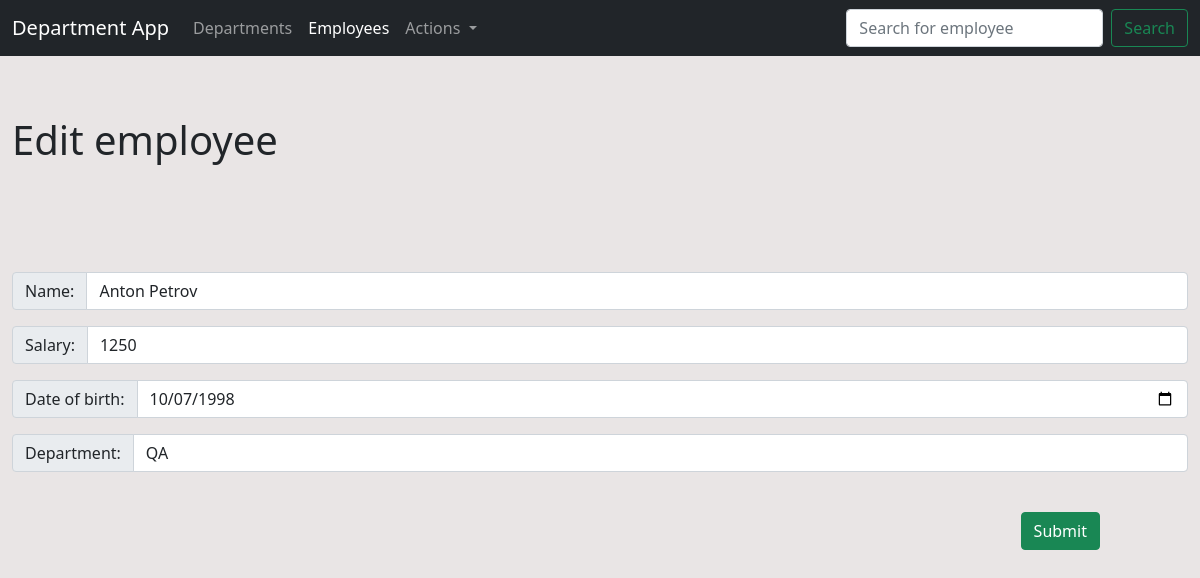
Page /employees/edit/2 on the committed database.
### department_app/models/employee_model.py (models this page shows, shortened)
class Employees(db.Model):
    id = db.Column(db.Integer, primary_key = True)
    emp_name = db.Column(db.String(50), nullable = False)
    emp_db = db.Column(db.String, nullable = False)
    emp_salary = db.Column(db.Integer, nullable = False)
    emp_department = db.Column(db.String(50), nullable = False)

### department_app/views/employees_view.py (the view)
@app.route("/employees/edit/<emp_id>", methods = ['POST', 'GET'])
def edit_employee(emp_id):
    try:
        employee = Employees.query.get_or_404(emp_id)
    except:
        raise Exception('Employee does not exist')
    default = [[employee.emp_name, employee.emp_salary, employee.emp_db]]
    if request.method == 'POST':
        edit_employee_func(emp_id, request.form['employee_name'], request.form['employee_age'], request.form['employee_salary'], request.form['employee_department'])
        return redirect(url_for('employees'))
    return render_template('add_employee.html', action = f'/employees/edit/{emp_id}', default = default, all_deps = Departments.query.all(), menu = menu, dropdown = dropdown, title = 'Edit employee')

### department_app/templates/add_employee.html (shortened to what this page needs)
{% extends 'base.html' %}
{% block content %}
    <section>
        <div class="container-xxl">
          <div class="row">
            <div class="col-8">
              <h1>{{ title }}</h1>
            </div>
            <div class="col-4"></div>
          </div>
        </div>
      </section>
      <section>
        <form action = "{{ action }}" method="post">
        <div class="container-xxl">
          {% for data in default %}
            <div class="input-group mb-3">
                <span class="input-group-text" id="inputGroup-sizing-default">Name:</span>
                <input value="{{default[0][0]}}" type="text" name="employee_name" class="form-control" aria-label="Sizing example input" aria-describedby="inputGroup-sizing-default">
            </div>
            <div class="input-group mb-3">
                <span class="input-group-text">Salary:</span>
                <input value="{{default[0][1]}}" type="number" name="employee_salary" class="form-control" min="300" max="10000" step="50">
            </div>
            <div class="input-group mb-3">
                <span class="input-group-text">Date of birth:</span>
                <input value="{{default[0][2]}}" type="date" name="employee_age" max="2023-01-01" min="1935-01-01" value="2000-11-17" class="form-control">
            </div>
          {% endfor %}
            <div class="input-group mb-3">
                <span class="input-group-text" id="inputGroup-sizing-default">Department:</span>
                <select class="form-control" name="employee_department" aria-label="Sizing example input" aria-describedby="inputGroup-sizing-default">
                  {% for data in all_deps %}
                  <option>{{ data.dep_name }}</option>
                  {% endfor %}
                </select>
            </div>
            <br>
            <div >
                <button type="submit" class="btn btn-success">Submit</button>
            </div>
        </div>
      </form>
    </section>
    {% endblock -%}

### department_app/static/css/styles.css (style rules this page uses)
section { padding-top: 40px; padding-bottom: 40px; }
.row { padding-top: 20px; padding-bottom: 20px; }
body { background-color: #E9E5E5; }
.btn-success { position: absolute; right: 100px; }

### rows in the picture
Employees: employee_name "Anton Petrov", employee_salary "1250", employee_age "10/07/1998"

### other values in the picture
{{ m.name }} "Departments" "Employees"
{{ title }} "Edit employee"
form field employee_department "QA"
